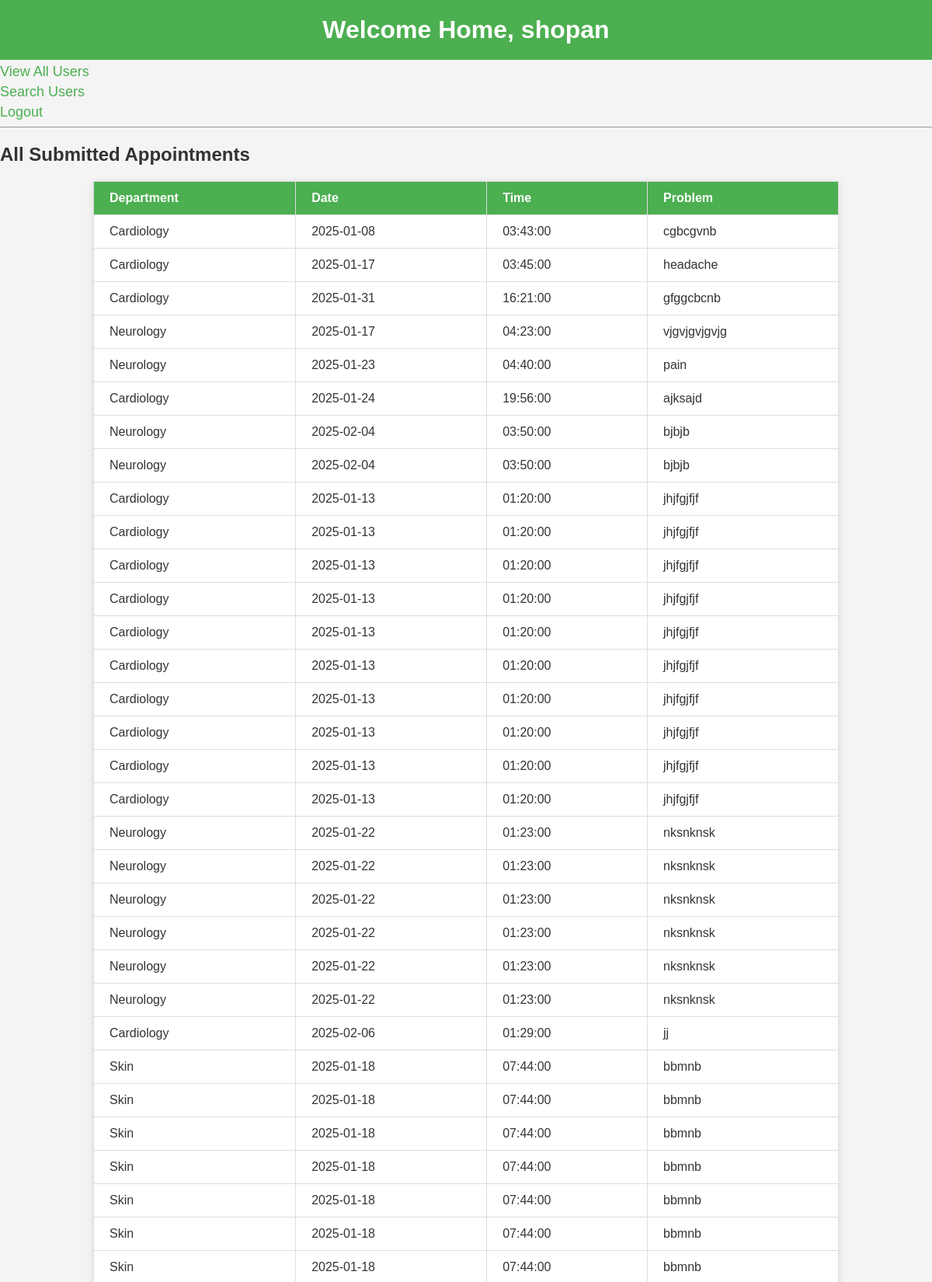
/HealthCareAndEMedicine/View/adminProfile.php (signed in, upper part), run on the app's committed database.
### tables this page shows
CREATE TABLE `appointment` (
  `id` int(11) NOT NULL,
  `department` varchar(100) DEFAULT NULL,
  `date` date DEFAULT NULL,
  `time` time DEFAULT NULL,
  `problem` text DEFAULT NULL
);

### HealthCareAndEMedicine/Model/userModel.php (called while the page is built, shortened)
<?php
function getConnection(){
    $con = mysqli_connect('127.0.0.1', 'root', '', 'emedicine');
    return $con;
}
function getAppointments() {
    $con = getConnection();
    $sql = "SELECT * FROM appointment";
    $result = mysqli_query($con, $sql);
    $appointments = [];
    while ($row = mysqli_fetch_assoc($result)) {
        $appointments[] = $row;
    }
    return $appointments;
}
?>

### HealthCareAndEMedicine/View/adminProfile.php (the view, shortened to what this page needs)
<?php
require_once('../Model/userModel.php');
if (isset($_COOKIE['flag'])) {
    $appointments = getAppointments();
    ?>
    <html lang="en">
    <head>
        <link rel="stylesheet" href="../Static/css/adminProfile.css">
    </head>
    <body>
    <h1>Welcome Home, <?php echo $_SESSION['username']?></h1>
    <div class="admin-actions">
        <a href="../View/userlist.php">View All Users</a>
        <a href="../View/searchUser.php">Search Users</a>
        <a href="../Controller/logout.php">Logout</a>
    </div>
    <hr>
    <h2>All Submitted Appointments</h2>
    <?php if (count($appointments) > 0): ?>
        <table>
            <thead>
            <tr>
                <th>Department</th>
                <th>Date</th>
                <th>Time</th>
                <th>Problem</th>
            </tr>
            </thead>
            <tbody>
            <?php foreach ($appointments as $appointment): ?>
                <tr>
                    <td><?php echo $appointment['department']; ?></td>
                    <td><?php echo $appointment['date']; ?></td>
                    <td><?php echo $appointment['time']; ?></td>
                    <td><?php echo $appointment['problem']; ?></td>
                </tr>
            <?php endforeach; ?>
            </tbody>
        </table>
    <?php else: ?>
        <p>No appointments submitted yet.</p>
    <?php endif; ?>
    </body>
    </html>
    <?php
} else {
    header('location: adminLogin.html');
}

### HealthCareAndEMedicine/Static/css/adminProfile.css (style rules this page uses)
body { font-family: Arial, sans-serif; background-color: #f4f4f4; margin: 0; padding: 0; }
h1 { background-color: #4CAF50; color: white; text-align: center; padding: 20px; margin: 0; }
h2 { margin-top: 20px; color: #333; font-size: 24px; }
table { width: 80%; margin: 20px auto; border-collapse: collapse; background-color: white; box-shadow: 0 2px 10px rgba(0, 0, 0, 0.1); }
th, td { padding: 12px 20px; border: 1px solid #ddd; text-align: left; }
th { background-color: #4CAF50; color: white; }
td { color: #333; }
a { color: #4CAF50; text-decoration: none; font-size: 18px; margin: 5px 0; display: block; }

### data on the page
appointment: department "Cardiology", date "2025-01-08", time "03:43:00", problem "cgbcgvnb"
appointment: department "Cardiology", date "2025-01-17", time "03:45:00", problem "headache"
appointment: department "Cardiology", date "2025-01-31", time "16:21:00", problem "gfggcbcnb"
appointment: department "Neurology", date "2025-01-17", time "04:23:00", problem "vjgvjgvjgvjg"
appointment: department "Neurology", date "2025-01-23", time "04:40:00", problem "pain"
appointment: department "Cardiology", date "2025-01-24", time "19:56:00", problem "ajksajd"
appointment: department "Neurology", date "2025-02-04", time "03:50:00", problem "bjbjb"
appointment: department "Neurology", date "2025-02-04", time "03:50:00", problem "bjbjb"
appointment: department "Cardiology", date "2025-01-13", time "01:20:00", problem "jhjfgjfjf"
appointment: department "Cardiology", date "2025-01-13", time "01:20:00", problem "jhjfgjfjf"
appointment: department "Cardiology", date "2025-01-13", time "01:20:00", problem "jhjfgjfjf"
appointment: department "Cardiology", date "2025-01-13", time "01:20:00", problem "jhjfgjfjf"
appointment: department "Cardiology", date "2025-01-13", time "01:20:00", problem "jhjfgjfjf"
appointment: department "Cardiology", date "2025-01-13", time "01:20:00", problem "jhjfgjfjf"
appointment: department "Cardiology", date "2025-01-13", time "01:20:00", problem "jhjfgjfjf"
appointment: department "Cardiology", date "2025-01-13", time "01:20:00", problem "jhjfgjfjf"
appointment: department "Cardiology", date "2025-01-13", time "01:20:00", problem "jhjfgjfjf"
appointment: department "Cardiology", date "2025-01-13", time "01:20:00", problem "jhjfgjfjf"
appointment: department "Neurology", date "2025-01-22", time "01:23:00", problem "nksnknsk"
appointment: department "Neurology", date "2025-01-22", time "01:23:00", problem "nksnknsk"
appointment: department "Neurology", date "2025-01-22", time "01:23:00", problem "nksnknsk"
appointment: department "Neurology", date "2025-01-22", time "01:23:00", problem "nksnknsk"
appointment: department "Neurology", date "2025-01-22", time "01:23:00", problem "nksnknsk"
appointment: department "Neurology", date "2025-01-22", time "01:23:00", problem "nksnknsk"
appointment: department "Cardiology", date "2025-02-06", time "01:29:00", problem "jj"
appointment: department "Skin", date "2025-01-18", time "07:44:00", problem "bbmnb"
appointment: department "Skin", date "2025-01-18", time "07:44:00", problem "bbmnb"
appointment: department "Skin", date "2025-01-18", time "07:44:00", problem "bbmnb"
appointment: department "Skin", date "2025-01-18", time "07:44:00", problem "bbmnb"
appointment: department "Skin", date "2025-01-18", time "07:44:00", problem "bbmnb"
appointment: department "Skin", date "2025-01-18", time "07:44:00", problem "bbmnb"
appointment: department "Skin", date "2025-01-18", time "07:44:00", problem "bbmnb"

### other printed values
$_SESSION['username'] "shopan"
